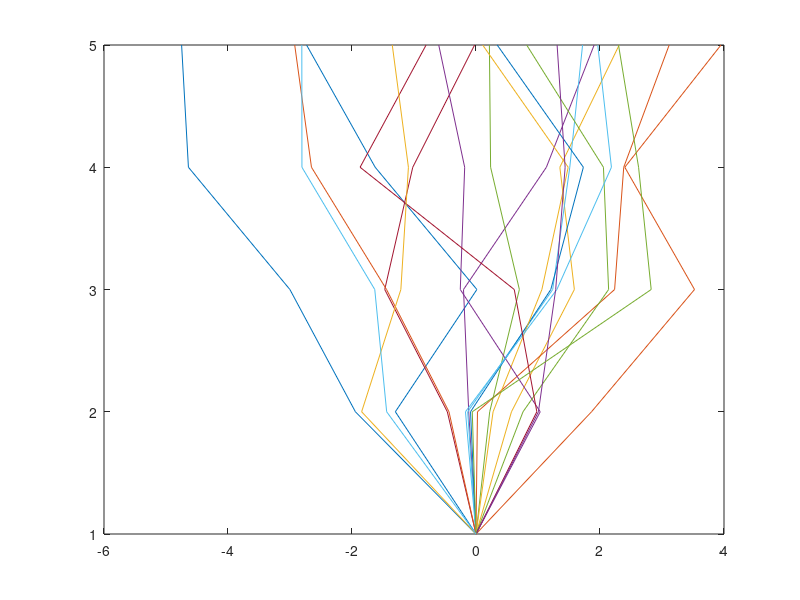
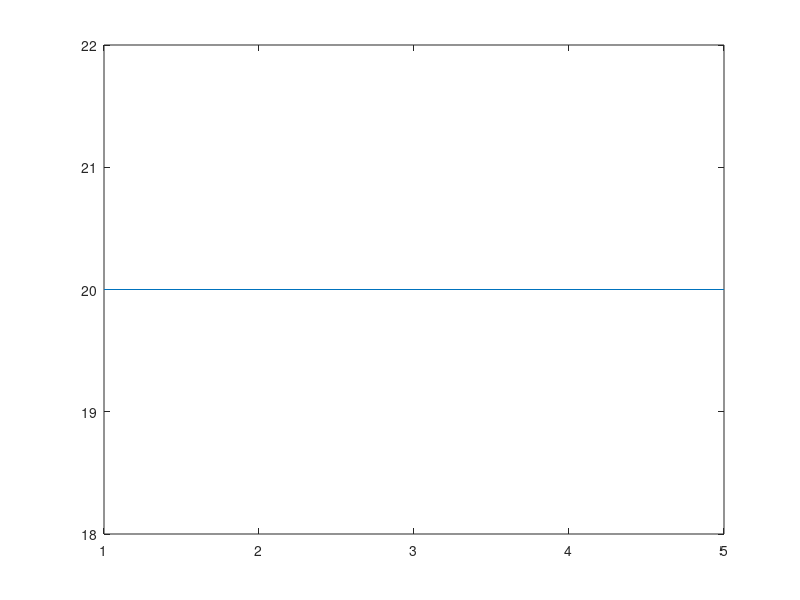

MATLAB code for these plots, in order:
% 3.a & c
%clears all valriables to ensure accuracy between runs.
clearvars
% W is the number of random walkers.
W = 20;
% B is the boundary for the walkers + or - B from the origin.
B = 5;
% numSteps is the number of steps each walker takes.
numSteps = 5;
% Walkers is an array that holds all the positions of all of the walkers,
% where the ith dimention differentiates each walker, and the jth dimention 
% is each step for each walker. 
% All values are intitalized to zero, and this is also allows us to 
% implement the first step in the declaration. 
Walkers(1:W,1:numSteps) = 0;
%col is the number of walkers that collide with the boundary.
colide(1:W,1:numSteps) = 0;
%col.step is the sum total of steps that all frozen walkers have taken
%before hitting the wall.
colidestep(1:W) = 0;
% remaining is the number of walkers that have not hit the boundary at
% a given time.
remaining(1:numSteps) = W;
%for all walkers:
for i = 1:W
    %for step 2 onwards:
    for j = 2:numSteps
        % If the walker is within the boundary:
        if Walkers(i,j - 1) < B && Walkers(i,j - 1) > -B
           % The walker i at step j is set to the walkers previous value,
           % plus randn.
           Walkers(i,j) = Walkers(i,j - 1) + randn;
        % Else, the walker is out of the boundary:
        else
            % and continues in the same position as the last step.
            Walkers(i,j) = Walkers(i,j - 1);
            % set the walker to have collided with the wall.
              colide(i,j) = 1; 
            % if the walker has not already hit the boundary
            if colidestep(i) == 0
               % set the colidestep of the walker to the last step
              colidestep(i) = j -1;
              % decrements the reaming number of walkers that have not hit
              % the boundary.
              %remaining(i) = remaining(i -1) - 1;
            end
        end
    end
end
for i = 1:numSteps 
    remaining(i) = W - sum(colide(1:W,i));
end
% returns the average number of steps walkers that have hit the wall have
% taken when they hit the wall.
answer = sum(colidestep) / sum(colide(1:W,numSteps));
disp(answer);
dead = sum(colide(1:W,numSteps));
disp(dead);

%b
figure();
%for each walker:
for k = 1:W
    %plot the walkers position on the x axis, and the step number on the y
    %axis:
    plot(Walkers(k, 1:numSteps), 1:numSteps);
    hold on;
    drawnow;  
end
%d
figure();
%plot the step number on the x axis, and the number of remaining walkers 
% on the y axis:
plot(1:numSteps,remaining(1:numSteps)); 





